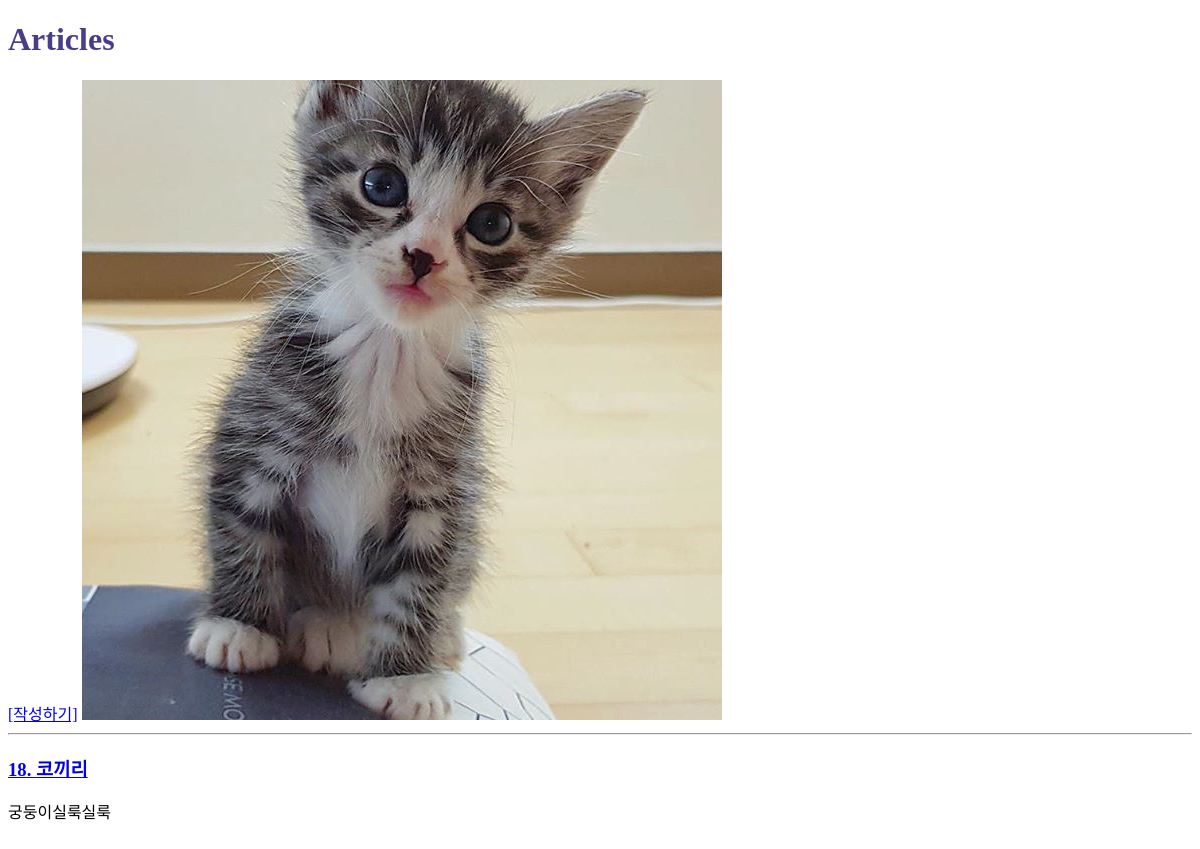
The app's page /articles/, older data.
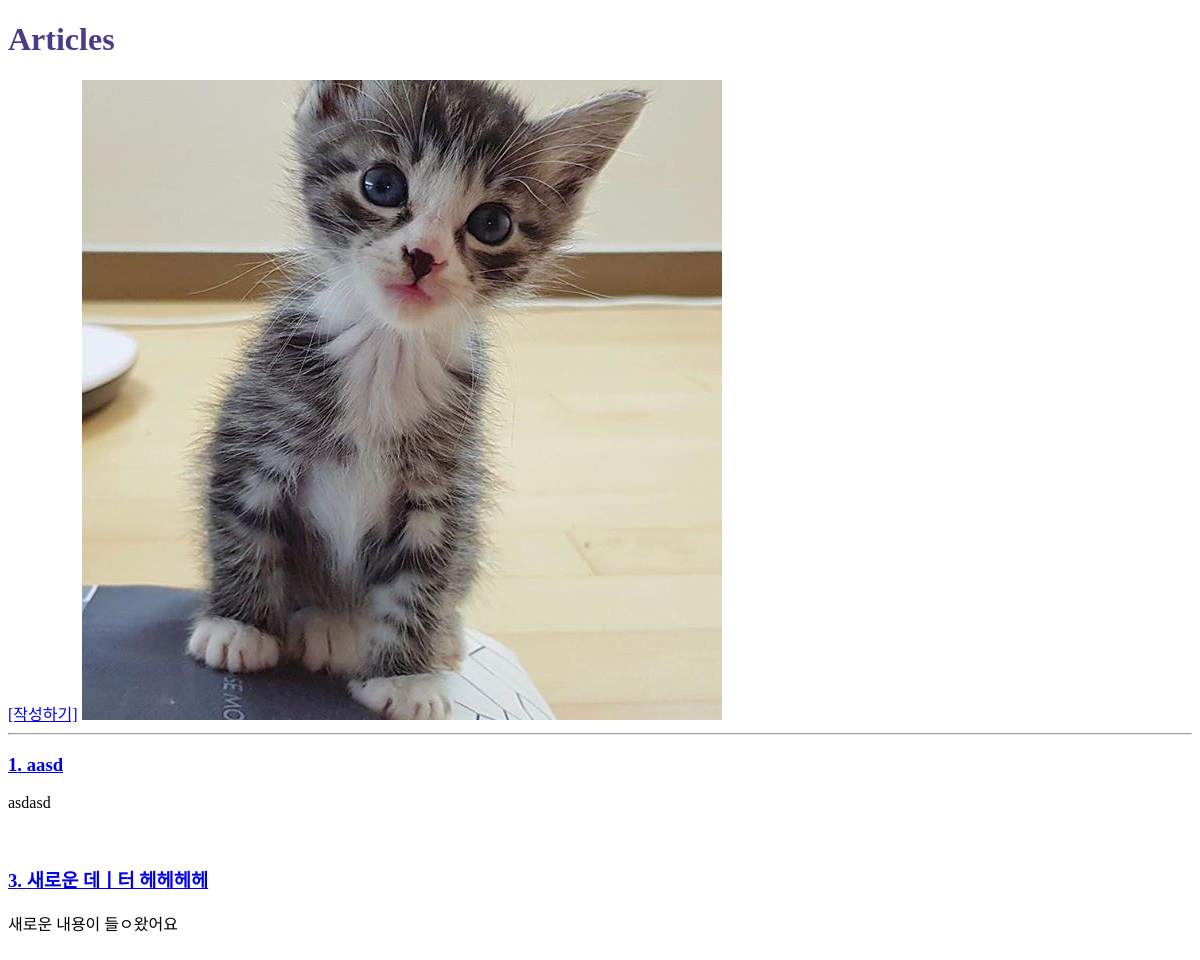
The same page, newer data.
### articles/models.py (models this page shows)
class Article(models.Model):
    title = models.CharField(max_length=20)
    content = models.TextField()
    image = models.ImageField(blank=True)
    created_at = models.DateTimeField(auto_now_add=True)  # 새롭게 추가할때만 시간을 등록하고, 수정할때는 등록하지 않는다.
    updated_at = models.DateTimeField(auto_now=True)  # 언제든지 수정되었을 때의 시간을 저장하겠다.

### articles/views.py (the view)
# urls.py: path('', views.index, name='index'),#3 맨 처음페이지에 우리의 db를 보여주는 페이지를 만들어보자
def index(request):
    articles =  Article.objects.all()
    context = {
        'articles' : articles
    }
    return render(request, 'articles/index.html', context)

### articles/templates/articles/index.html (shortened to what this page needs)
{% extends 'base.html' %}
{% load static %}
{% block body %}
  <h1>Articles</h1>
    <a href="{% url 'articles:create' %}">[작성하기]</a>
    <img src="{% static 'articles/images/gomi_cute.jpg' %}" alt="그림">
    <hr>
    {% for article in articles  %}
    <div>
      <a href="{% url 'articles:detail' article.pk %}"><h3>{{ article.pk }}. {{ article.title }}</h3></a>
      <p>{{ article.content }}</p>
    </div>
    <br>
    {% endfor %}
{% endblock body %}

### crud/templates/base.html (shortened to what this page needs)
{% load static %}
<!DOCTYPE html>
<html lang="ko">
<head>
  <link rel="stylesheet" href="{% static 'base.css' %}">
</head>
<body>
  {% block body %}
  {% endblock body %}
</body>
</html>

### static/base.css (style rules this page uses)
h1 { color: darkslateblue; }

Row changes from the older to the newer data that the page shows:
removed Article: pk "18", title "코끼리", content "궁둥이실룩실룩"
added Article: pk "1", title "aasd", content "asdasd"
added Article: pk "3", title "새로운 데ㅣ터 헤헤헤헤", content "새로운 내용이 들ㅇ왔어요"
